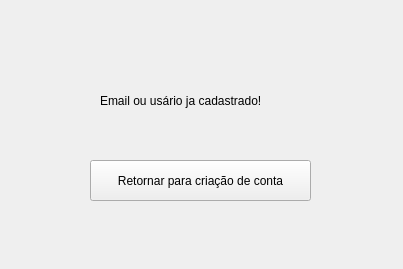
<?xml version="1.0" encoding="UTF-8"?>
<ui version="4.0">
 <class>Form</class>
 <widget class="QWidget" name="Form">
  <property name="geometry">
   <rect>
    <x>0</x>
    <y>0</y>
    <width>403</width>
    <height>269</height>
   </rect>
  </property>
  <property name="windowTitle">
   <string>Form</string>
  </property>
  <widget class="QLabel" name="label">
   <property name="geometry">
    <rect>
     <x>100</x>
     <y>70</y>
     <width>241</width>
     <height>61</height>
    </rect>
   </property>
   <property name="text">
    <string>Email ou usário ja cadastrado!</string>
   </property>
  </widget>
  <widget class="QPushButton" name="pushButton">
   <property name="geometry">
    <rect>
     <x>90</x>
     <y>160</y>
     <width>221</width>
     <height>41</height>
    </rect>
   </property>
   <property name="text">
    <string>Retornar para criação de conta</string>
   </property>
  </widget>
 </widget>
 <resources/>
 <connections/>
</ui>
